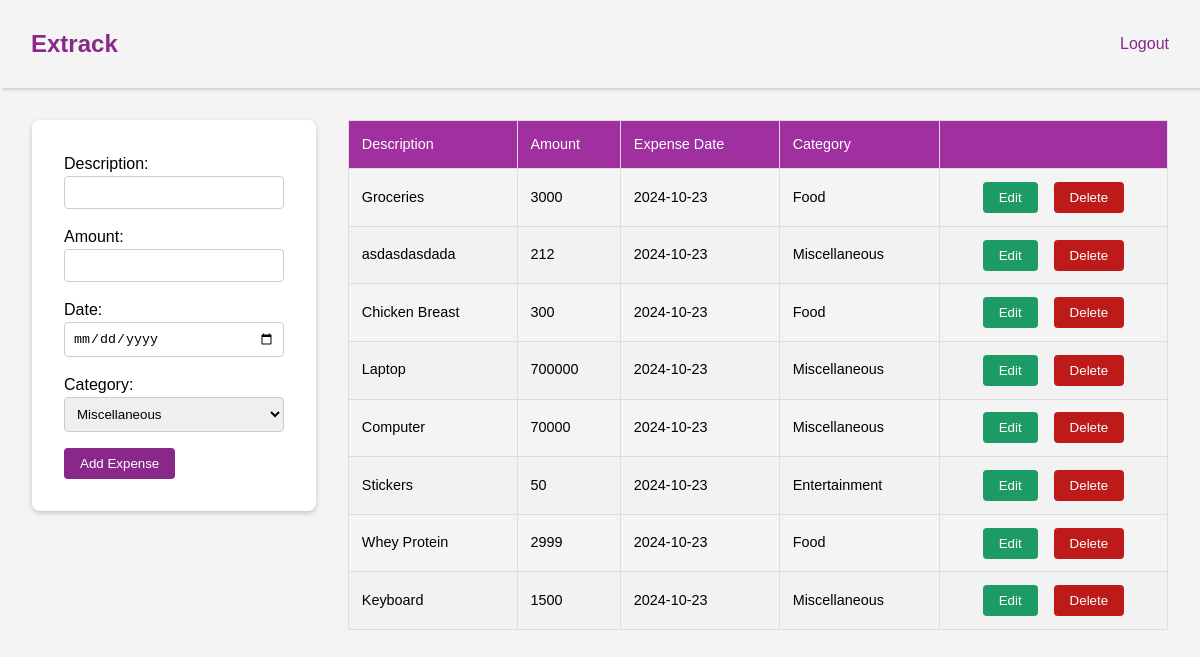
The page /dashboard.php (signed in) on the database its author committed.
### tables this page shows
CREATE TABLE Expenses(
                expenses_id INTEGER PRIMARY KEY AUTOINCREMENT,
                user_id_fk INTEGER,
                description TEXT NOT NULL,
                amount REAL NOT NULL,
                expense_date TEXT NOT NULL,
                category TEXT NOT NULL DEFAULT 'Miscellaneous',
                FOREIGN KEY (user_id_fk) REFERENCES Users(user_id) ON DELETE CASCADE
                );

### dashboard.php (the view, shortened to what this page needs)
<?php
require_once 'db.php';
$user_id = $_SESSION['user_id'];
$stmt = $db->prepare("SELECT * FROM Expenses WHERE user_id_fk = :user_id");
$stmt->bindParam(':user_id', $user_id);
$stmt->execute();
$expenses = $stmt->fetchAll(PDO::FETCH_ASSOC);
?>
<!DOCTYPE html>
<html lang="en">
<head>
    <link rel="stylesheet" href="./css/reset.css">
    <link rel="stylesheet" href="./css/main.css">
</head>
<body>
    <header>
        <nav>
            <div class="title">
                <h1>Extrack</h1>
            </div>
            <div>
            <a href="logout.php">Logout</a>
            </div>
        </nav>
    </header>
    <div class="container">
        <div class="tracker">
            <form action="add_expenses.php" method="POST">
                <label for="description">Description:</label>
                <input type="text" name="description" id="description" required>
                <label for="amount">Amount:</label>
                <input type="number" name="amount" id="amount" required>
                <label for="expense_date">Date:</label>
                <input type="date" name="expense_date" id="expense_date" required>
                <label for="category">Category:</label>
                <select name="category" id="category">
                    <option value="Miscellaneous" selected>Miscellaneous</option>
                </select>
                <button type="submit" class="main-btn">Add Expense</button>
            </form>
        </div>
        <div class="table">
        <table>
        <thead>
            <tr>
                <th>Description</th>
                <th>Amount</th>
                <th>Expense Date</th>
                <th>Category</th>
                <th></th>
            </tr>
        </thead>
        <tbody>
            <?php if (count($expenses) > 0): ?>
                <?php foreach ($expenses as $expense): ?>
                    <tr>
                        <td><?php echo htmlspecialchars($expense['description']); ?></td>
                        <td><?php echo htmlspecialchars($expense['amount']); ?></td>
                        <td><?php echo htmlspecialchars($expense['expense_date']); ?></td>
                        <td><?php echo htmlspecialchars($expense['category']); ?></td>
                        <td>
                            <div class="btn-action-container">
                                <button class="edit-btn">Edit</button>
                                <form action="delete_expenses.php" method="GET">
                                <button type="submit" onclick="return confirm('Are you sure you want to remove this?');" class="delete-btn">Delete</button>
                                </form>
                            </div>
                        </td>
                    </tr>
                <?php endforeach; ?>
            <?php else: ?>
                <tr>
                    <td colspan="4">No expenses found.</td>
                </tr>
            <?php endif; ?>
        </tbody>
    </table>
        </div>
    </div>
</body>
</html>

### css/main.css (style rules this page uses)
body { margin: 0; font-family: Arial, sans-serif; background-color: #f4f4f4; }
header { background: #f4f4f4; color: white; padding: 1rem; box-shadow: rgba(0, 0, 0, 0.15) 1.95px 1.95px 2.6px; }
nav { margin: 10px 15px; display: flex; justify-content: space-between; align-items: center; }
.title h1 { color: rgb(138, 39, 138); }
.container { display: flex; justify-content: space-between; padding: 2rem; height: auto; }
.tracker { background: white; padding: 2rem; border-radius: 8px; box-shadow: 0 2px 5px rgba(0, 0, 0, 0.2); width: 25%; height: 50%; }
form label { font-size: 1rem; margin-bottom: 0.5rem; }
input[type="text"], input[type="number"], input[type="date"], select { width: 100%; padding: 0.5rem; margin-bottom: 1rem; border: 1px solid #ccc; border-radius: 4px; }
button { color: white; border: none; padding: 0.5rem 1rem; border-radius: 4px; cursor: pointer; }
.btn-action-container { display: flex; justify-content: center; gap: 1rem; }
.main-btn { background-color: rgb(138, 39, 138); }
.edit-btn { background: rgb(28, 155, 102); }
.delete-btn { background: rgb(190, 26, 26); padding-left: 1rem; }
.table { flex: 1; margin-left: 2rem; }
table { width: 100%; border-collapse: collapse; }
th, td { border: 1px solid #ddd; padding: 0.8rem; text-align: left; font-size: 0.9rem; }
th { background-color: rgb(160, 47, 160); color: white; font-weight: 500; font-size: 0.9rem; }
tr:nth-child(even) { background-color: #f2f2f2; }
a { color: rgb(138, 39, 138); text-decoration: none; }

### rows shown on the page
expenses: description "Groceries", amount "3000", expense_date "2024-10-23", category "Food"
expenses: description "asdasdasdada", amount "212", expense_date "2024-10-23", category "Miscellaneous"
expenses: description "Chicken Breast", amount "300", expense_date "2024-10-23", category "Food"
expenses: description "Laptop", amount "700000", expense_date "2024-10-23", category "Miscellaneous"
expenses: description "Computer", amount "70000", expense_date "2024-10-23", category "Miscellaneous"
expenses: description "Stickers", amount "50", expense_date "2024-10-23", category "Entertainment"
expenses: description "Whey Protein", amount "2999", expense_date "2024-10-23", category "Food"
expenses: description "Keyboard", amount "1500", expense_date "2024-10-23", category "Miscellaneous"
